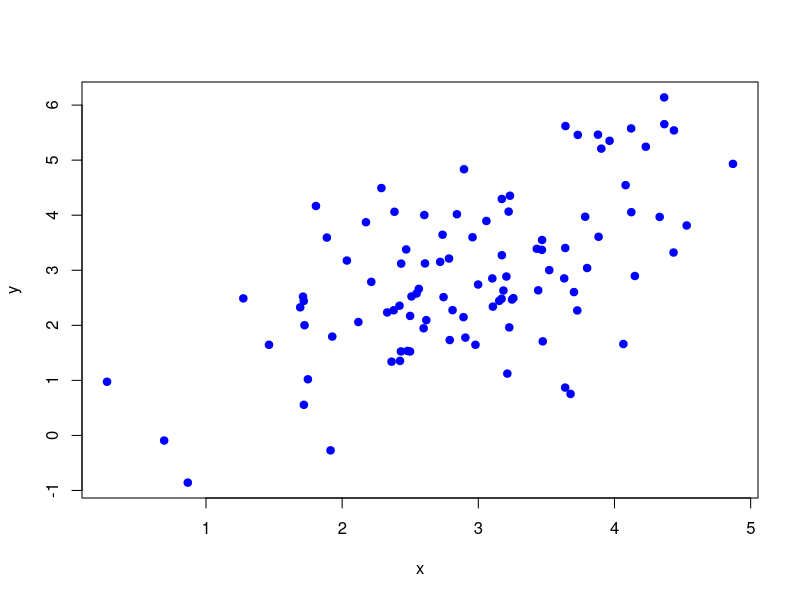
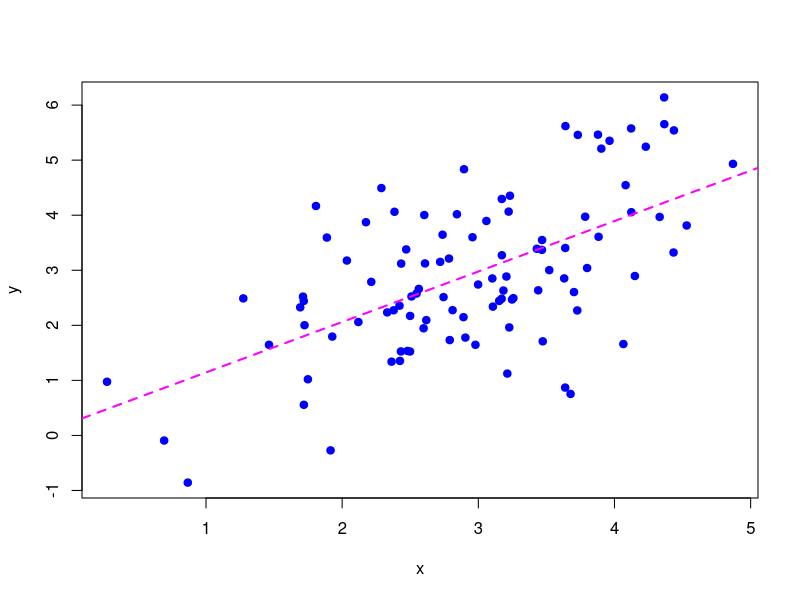
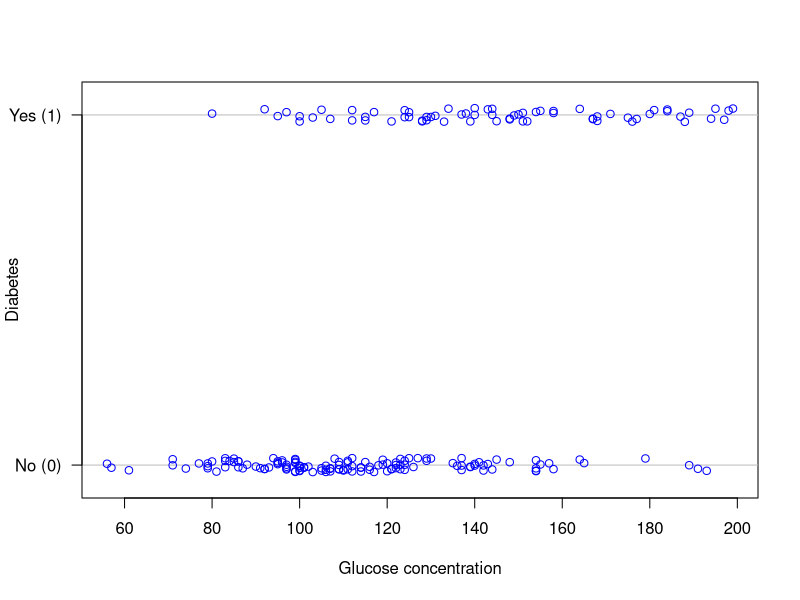
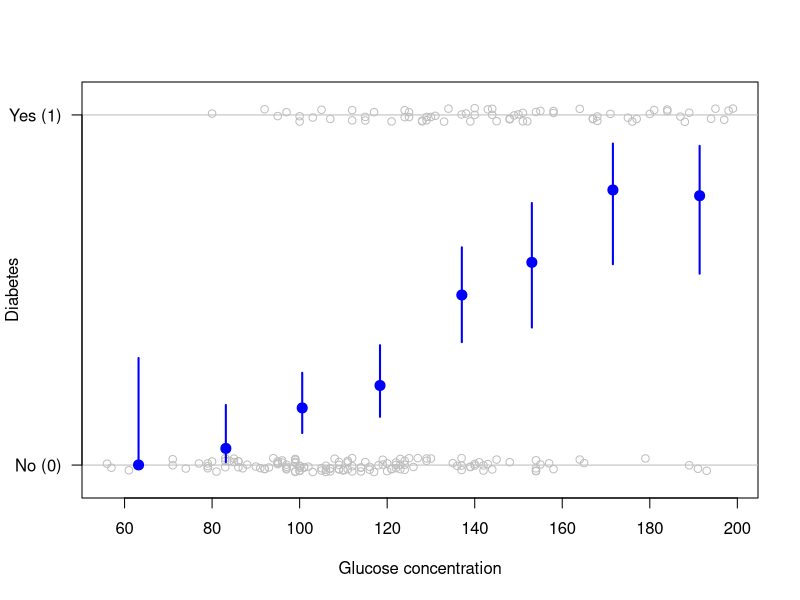
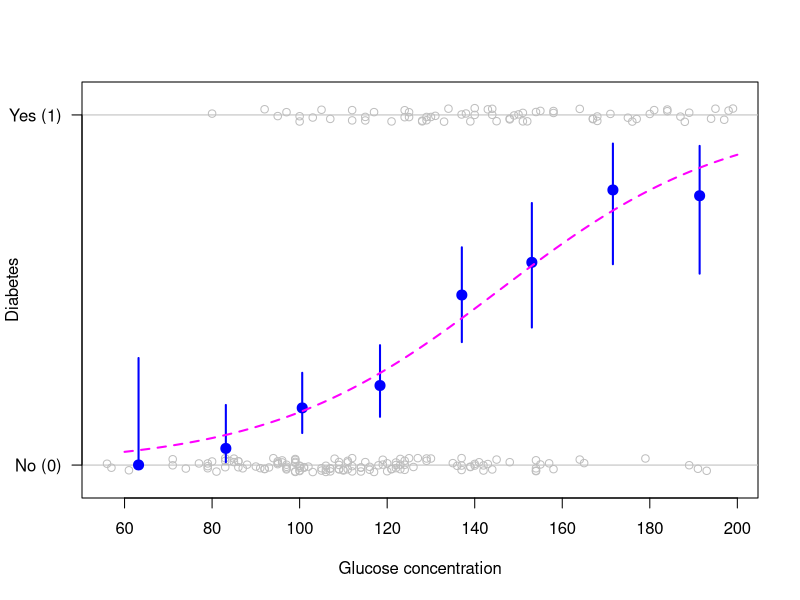
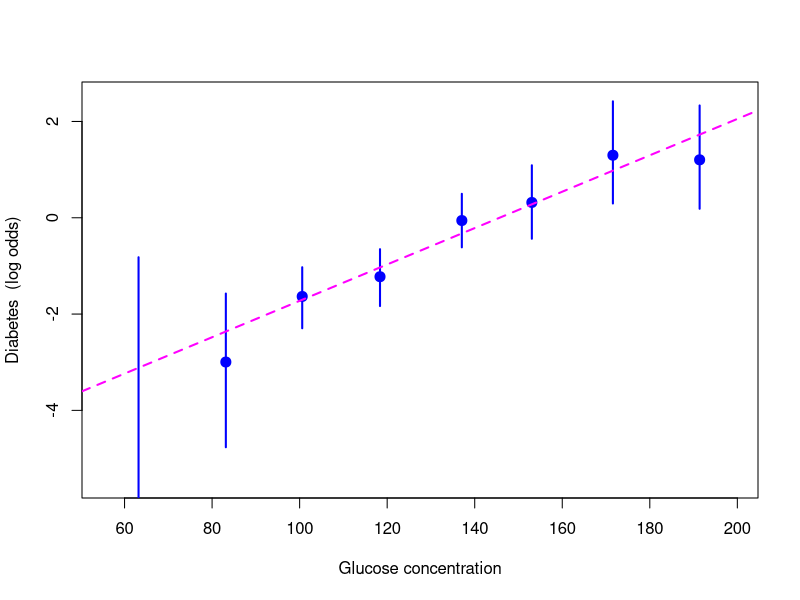
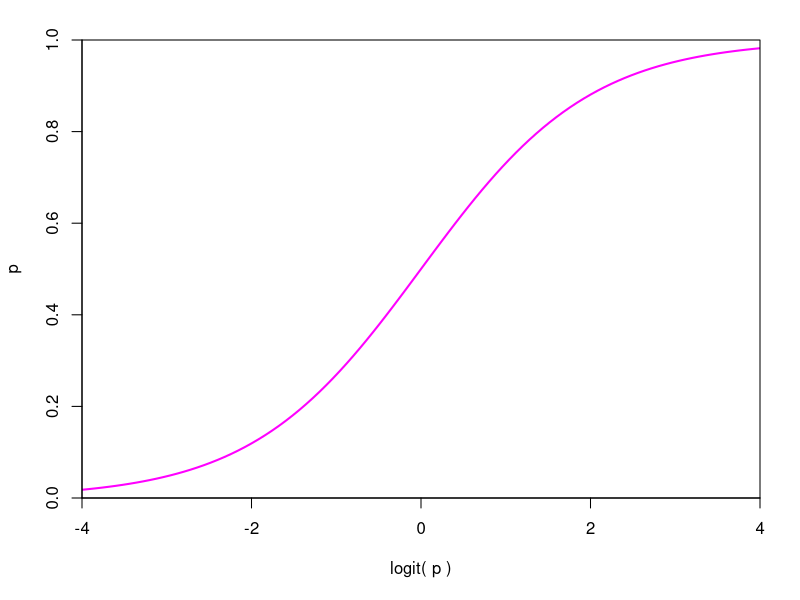
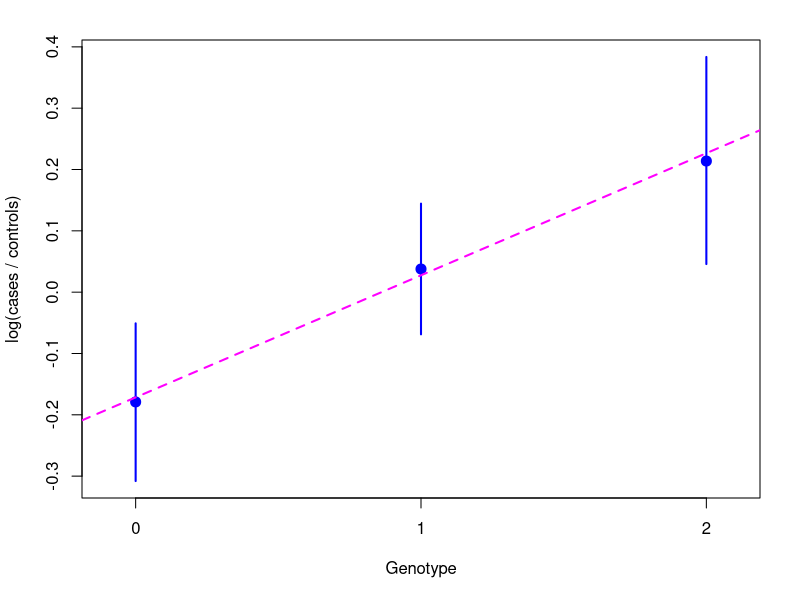

These figures' R source, in order:
## ---- chunk 1
## R code to set up all the data and models.

# Load packages.
library(MASS)
library(plyr)

# Functions.
logit <- function(p)
    log(p / (1 - p))
expit <- function(x)
    1 / (1 + exp(-x))
plotCI <- function(..., sfrac = 0, gap = 0, pch = 19, cex = 1.2, lwd = 2,
                   col = "blue")
    gplots::plotCI(..., sfrac = sfrac, gap = gap, pch = pch, cex = cex,
                   lwd = lwd, col = col)

# Set seed for reproducibility.
set.seed(1710)

# Linear regression example, synthetic data.
x <- rnorm(100, 3)
y <- rnorm(x, x)
m1 <- lm(y ~ x)

# Logistic regression example 1, data on diabetes.
m2 <- glm(type ~ glu, Pima.tr, family = binomial)
d1 <- Pima.tr
d1$type_ <- jitter(as.numeric(d1$type) - 1, amount = 0.02)
d2 <- ddply(Pima.tr, .(cut(glu, 8)), summarise,
            glu     = mean(glu),
            num     = length(type),
            yes     = sum(type == "Yes"),
            no      = sum(type == "No"),
            type    = yes / num,
            type.li = qbeta(0.05, 0.5 + yes, 0.5 + no),
            type.ui = qbeta(0.95, 0.5 + yes, 0.5 + no))
d2[1, "type"] <- d2[1, "type.li"]  # tweak boundary estimate
d3 <- data.frame(glu = seq(60, 200, 1))
d3$p1 <- predict(m2, newdata = d3)
d3$p2 <- predict(m2, newdata = d3, type = "response")

# Plotting code for logistic regression example 1.
plotData <- function(col = "blue")
{
    plot(d1$glu, d1$type_,
         type = "n",
         yaxt = "n",
         ylim = c(-0.05, 1.05),
         xlab = "Glucose concentration",
         ylab = "Diabetes")
    abline(h = 0:1, col = "grey")
    points(type_ ~ glu, d1, col = col)
    axis(2, 0:1, c("No (0)", "Yes (1)"), las = 1)
}
addIntervals <- function()
    plotCI(d2$glu, d2$type, li = d2$type.li, ui = d2$type.ui, add = TRUE)
addFit <- function()
    lines(p2 ~ glu, d3, lty = 2, lwd = 2, col = "magenta")
plot1 <- function()
{
    plotData()
}
plot2 <- function()
{
    plotData(col = "grey")
    addIntervals()
}
plot3 <- function()
{
    plotData(col = "grey")
    addIntervals()
    addFit()
}
plot4 <- function()
{
    plotCI(d2$glu, logit(d2$type),
           li = logit(d2$type.li),
           ui = logit(d2$type.ui),
           xlim = range(d1$glu),
           ylim = c(-5.5, 2.5),
           xlab = "Glucose concentration",
           ylab = "Diabetes  (log odds)")
    abline(m2, lty = 2, lwd = 2, col = "magenta")
}

# SNP example, using simulated data.
snp <- data.frame(cases    = c(301, 486, 213),
                  controls = c(360, 468, 172),
                  genotype = 0:2)
m3 <- glm(cbind(cases, controls) ~ genotype, snp, family = binomial)
snp <- mutate(snp,
              lodds    = log(cases / controls),
              lodds.li = logit(qbeta(0.05, cases, controls)),
              lodds.ui = logit(qbeta(0.95, cases, controls)))

# Plotting code for SNP example.
plotSnp <- function()
{
    plotCI(snp$genotype, snp$lodds,
           li = snp$lodds.li,
           ui = snp$lodds.ui,
           xaxt = "n",
           xlim = c(-0.1, 2.1),
           xlab = "Genotype",
           ylab = "log(cases / controls)")
    axis(1, 0:2)
    abline(m3, lty = 2, lwd = 2, col = "magenta")
}
## ---- chunk 2
plot(x, y, pch = 19, col = "blue")
## ---- chunk 3
plot(x, y, pch = 19, col = "blue")
abline(m1, lty = 2, lwd = 2, col = "magenta")
## ---- chunk 4
plot1()
## ---- chunk 5
plot2()
## ---- chunk 6
plot3()
## ---- chunk 7
plot4()
## ---- chunk 8
par(mar = c(5.1, 4.1, 2, 2))
curve(expit, -4, 4, lwd = 2, col = "magenta",
      xaxs = "i", yaxs = "i", ylim = c(0, 1),
      ylab = "p", xlab = "logit( p )")
## ---- chunk 9
plotSnp()
